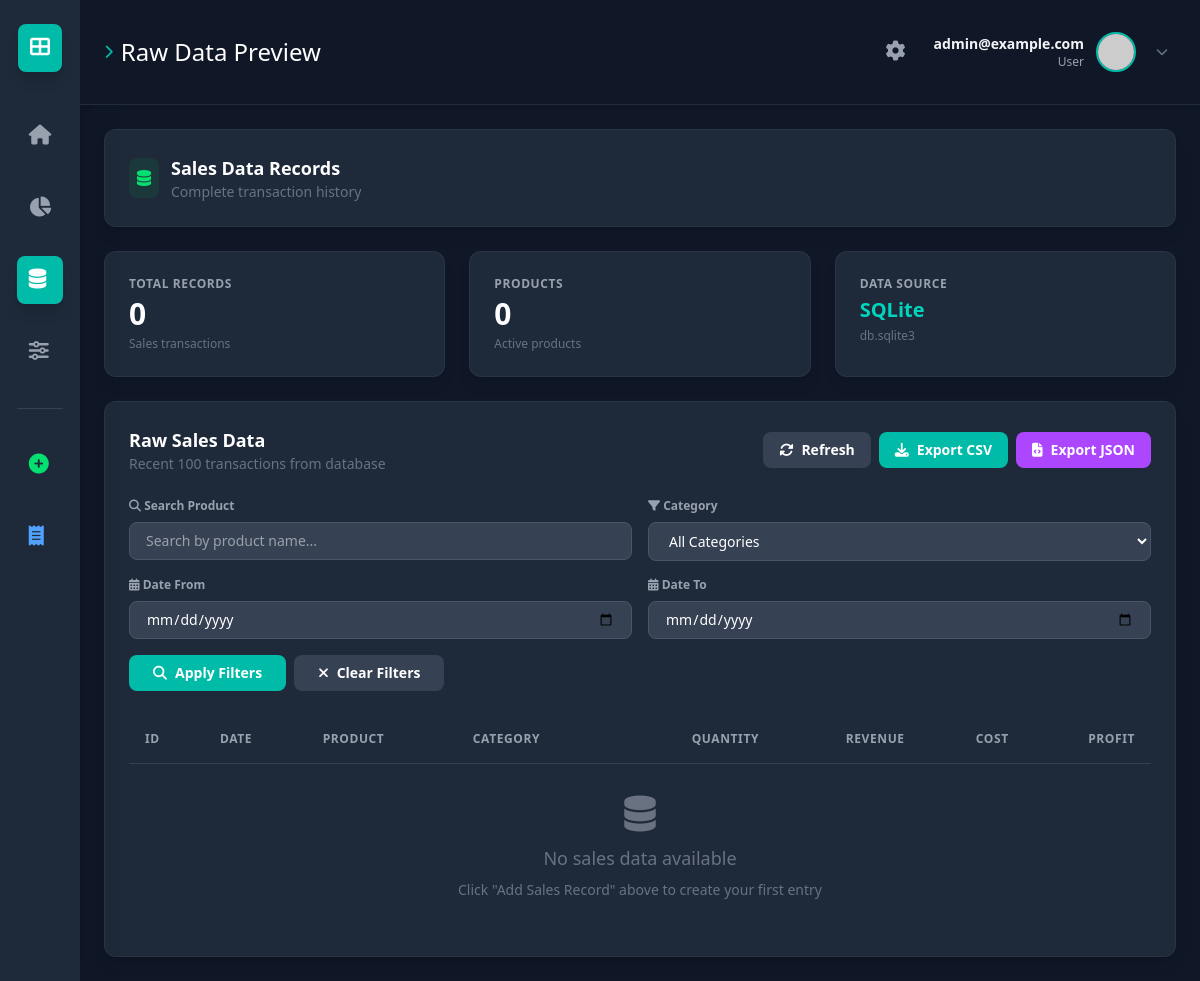
Page /data/ (signed in) on the earlier database version.
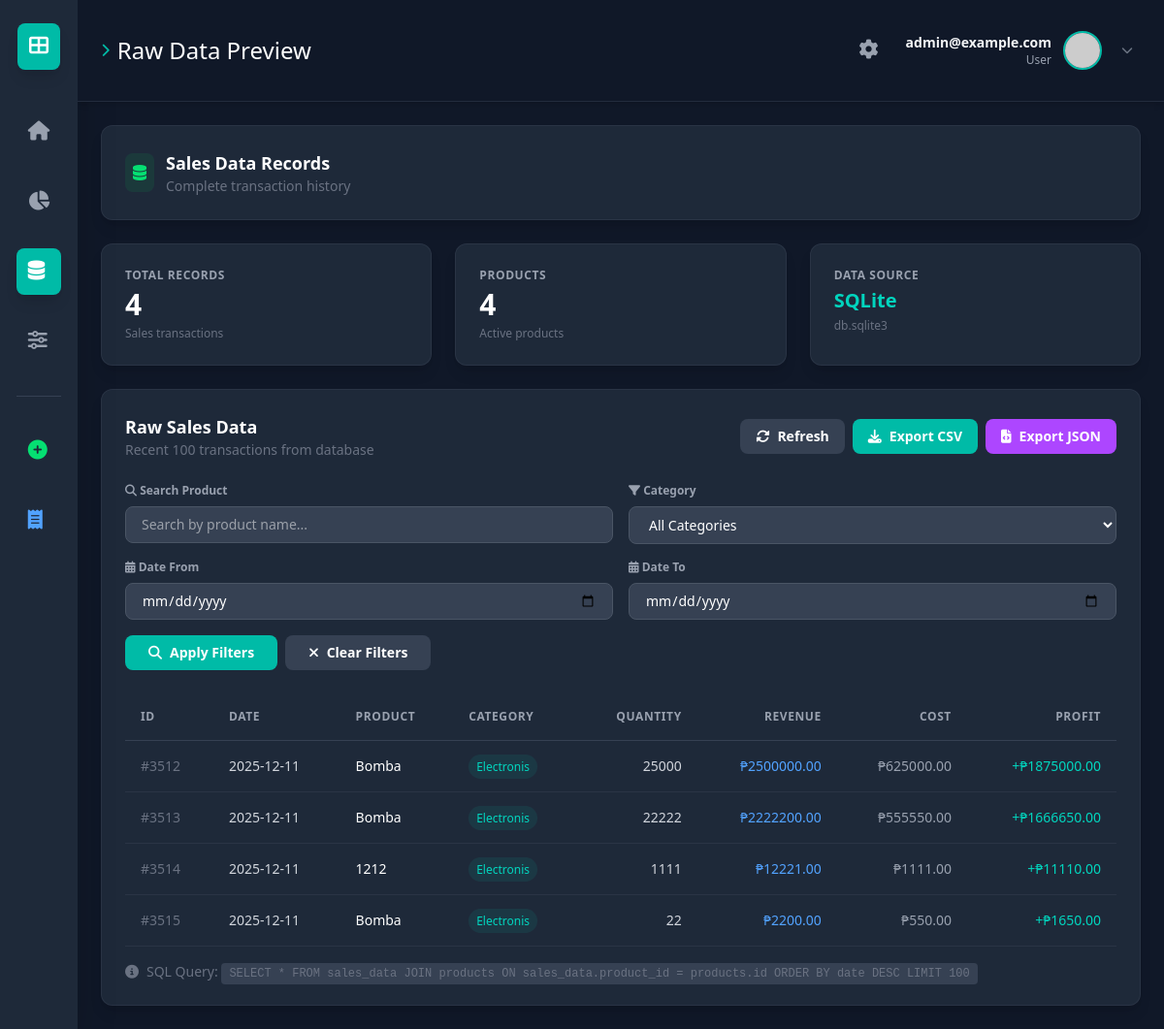
Same page on the later database version.
### dashboard/models.py (models this page shows, shortened)
class SalesData(models.Model):
    product = models.ForeignKey(Product, on_delete=models.CASCADE, related_name='sales')
    date = models.DateField(default=timezone.now)
    quantity = models.IntegerField()
    revenue = models.DecimalField(max_digits=12, decimal_places=2)
    cost = models.DecimalField(max_digits=12, decimal_places=2)
    profit = models.DecimalField(max_digits=12, decimal_places=2)
    class Meta:
        ordering = ['-date']
        verbose_name_plural = "Sales Data"

class Product(models.Model):
    name = models.CharField(max_length=100, unique=True)
    category = models.CharField(max_length=50)
    price = models.DecimalField(max_digits=10, decimal_places=2)
    cost = models.DecimalField(max_digits=10, decimal_places=2)
    class Meta:
        ordering = ['name']

### dashboard/views.py (the view)
# urls.py: path('data/', views.raw_data, name='data'),         # Button 3
@login_required(login_url='login')
def raw_data(request):
    search_query = request.GET.get('search', '')
    category_filter = request.GET.get('category', 'all')
    date_from = request.GET.get('date_from', '')
    date_to = request.GET.get('date_to', '')
    sales_data = SalesData.objects.select_related('product').order_by('-date')
    if search_query:
        sales_data = sales_data.filter(product__name__icontains=search_query)
    if category_filter != 'all':
        sales_data = sales_data.filter(product__category__iexact=category_filter)
    if date_from:
        sales_data = sales_data.filter(date__gte=date_from)
    if date_to:
        sales_data = sales_data.filter(date__lte=date_to)
    categories = Product.objects.values_list('category', flat=True).distinct().order_by('category')
    sales_data = sales_data[:100]
    total_records = SalesData.objects.count()
    total_products = Product.objects.count()
    filtered_count = sales_data.count() if sales_data else 0
    context = {
        'active_page': 'data',
        'sales_data': sales_data,
        'total_records': total_records,
        'total_products': total_products,
        'filtered_count': filtered_count,
        'categories': categories,
        'search_query': search_query,
        'category_filter': category_filter,
        'date_from': date_from,
        'date_to': date_to,
    }
    return render(request, 'dashboard/data.html', context)

### dashboard/templates/dashboard/data.html (shortened to what this page needs)
{% extends 'dashboard/base.html' %}
{% block content %}
<div class="bg-gray-800 p-6 rounded-xl shadow-lg border border-gray-700/50 mb-6">
    <div class="flex items-center gap-3">
        <div class="bg-green-500/10 p-2 rounded-lg text-green-400">
            <i class="fas fa-database"></i>
        </div>
        <div>
            <div class="text-white font-semibold text-lg">Sales Data Records</div>
            <div class="text-gray-500 text-sm">Complete transaction history</div>
        </div>
    </div>
</div>
<div class="grid grid-cols-1 md:grid-cols-3 gap-6 mb-6">
    <div class="bg-gray-800 p-6 rounded-xl shadow-lg border border-gray-700/50">
        <div class="text-gray-400 text-xs font-semibold uppercase tracking-wider mb-1">Total Records</div>
        <div class="text-3xl font-bold text-white">{{ total_records }}</div>
        <div class="text-gray-500 text-xs mt-1">Sales transactions</div>
    </div>
    <div class="bg-gray-800 p-6 rounded-xl shadow-lg border border-gray-700/50">
        <div class="text-gray-400 text-xs font-semibold uppercase tracking-wider mb-1">Products</div>
        <div class="text-3xl font-bold text-white">{{ total_products }}</div>
        <div class="text-gray-500 text-xs mt-1">Active products</div>
    </div>
    <div class="bg-gray-800 p-6 rounded-xl shadow-lg border border-gray-700/50">
        <div class="text-gray-400 text-xs font-semibold uppercase tracking-wider mb-1">Data Source</div>
        <div class="text-xl font-bold text-teal-400">SQLite</div>
        <div class="text-gray-500 text-xs mt-1">db.sqlite3</div>
    </div>
</div>
<div class="bg-gray-800 p-6 rounded-xl shadow-lg border border-gray-700/50 min-h-[60vh]">
    <div class="flex justify-between items-center mb-6">
        <div>
            <h3 class="text-white font-semibold text-lg">Raw Sales Data</h3>
            <p class="text-gray-500 text-sm">Recent 100 transactions from database</p>
        </div>
        <div class="flex gap-2">
            <button onclick="window.location.reload()" class="bg-gray-700 hover:bg-gray-600 text-white text-sm font-semibold py-2 px-4 rounded-lg transition-colors duration-200 flex items-center gap-2">
                <i class="fas fa-sync-alt"></i> Refresh
            </button>
            <a href="{% url 'export_csv' %}" class="bg-teal-500 hover:bg-teal-600 text-white text-sm font-semibold py-2 px-4 rounded-lg transition-colors duration-200 flex items-center gap-2">
                <i class="fas fa-download"></i> Export CSV
            </a>
            <a href="{% url 'export_json' %}" class="bg-purple-500 hover:bg-purple-600 text-white text-sm font-semibold py-2 px-4 rounded-lg transition-colors duration-200 flex items-center gap-2">
                <i class="fas fa-file-code"></i> Export JSON
            </a>
        </div>
    </div>
    <form method="GET" class="mb-6">
        <div class="grid grid-cols-1 md:grid-cols-2 lg:grid-cols-5 gap-4">
            <div class="lg:col-span-2">
                <label class="block text-gray-400 text-xs font-semibold mb-2">
                    <i class="fas fa-search mr-1"></i> Search Product
                </label>
                <input type="text"
                       name="search"
                       value="{{ search_query }}"
                       placeholder="Search by product name..."
                       class="w-full bg-gray-700 text-white px-4 py-2 rounded-lg border border-gray-600 focus:border-teal-500 focus:outline-none text-sm">
            </div>
            <div>
                <label class="block text-gray-400 text-xs font-semibold mb-2">
                    <i class="fas fa-filter mr-1"></i> Category
                </label>
                <select name="category"
                        class="w-full bg-gray-700 text-white px-4 py-2 rounded-lg border border-gray-600 focus:border-teal-500 focus:outline-none text-sm">
                    <option value="all" {% if category_filter == 'all' %}selected{% endif %}>All Categories</option>
                </select>
            </div>
            <div>
                <label class="block text-gray-400 text-xs font-semibold mb-2">
                    <i class="fas fa-calendar-alt mr-1"></i> Date From
                </label>
                <input type="date"
                       name="date_from"
                       value="{{ date_from }}"
                       class="w-full bg-gray-700 text-white px-4 py-2 rounded-lg border border-gray-600 focus:border-teal-500 focus:outline-none text-sm">
            </div>
            <div>
                <label class="block text-gray-400 text-xs font-semibold mb-2">
                    <i class="fas fa-calendar-alt mr-1"></i> Date To
                </label>
                <input type="date"
                       name="date_to"
                       value="{{ date_to }}"
                       class="w-full bg-gray-700 text-white px-4 py-2 rounded-lg border border-gray-600 focus:border-teal-500 focus:outline-none text-sm">
            </div>
        </div>
        <div class="flex gap-2 mt-4">
            <button type="submit"
                    class="bg-teal-500 hover:bg-teal-600 text-white text-sm font-semibold py-2 px-6 rounded-lg transition-colors duration-200 flex items-center gap-2">
                <i class="fas fa-search"></i> Apply Filters
            </button>
            <a href="{% url 'data' %}"
               class="bg-gray-700 hover:bg-gray-600 text-white text-sm font-semibold py-2 px-6 rounded-lg transition-colors duration-200 flex items-center gap-2">
                <i class="fas fa-times"></i> Clear Filters
            </a>
        </div>
    </form>
    <div class="overflow-x-auto">
        <table class="w-full text-left border-collapse">
            <thead>
                <tr class="border-b border-gray-700 text-gray-400 text-xs uppercase tracking-wider">
                    <th class="p-4 font-semibold">ID</th>
                    <th class="p-4 font-semibold">Date</th>
                    <th class="p-4 font-semibold">Product</th>
                    <th class="p-4 font-semibold">Category</th>
                    <th class="p-4 font-semibold text-right">Quantity</th>
                    <th class="p-4 font-semibold text-right">Revenue</th>
                    <th class="p-4 font-semibold text-right">Cost</th>
                    <th class="p-4 font-semibold text-right">Profit</th>
                </tr>
            </thead>
            <tbody class="text-gray-300 text-sm">
                {% for sale in sales_data %}
                <tr class="border-b border-gray-700/50 hover:bg-gray-700/50 transition-colors">
                    <td class="p-4 text-gray-500">#{{ sale.id }}</td>
                    <td class="p-4">{{ sale.date|date:"Y-m-d" }}</td>
                    <td class="p-4 text-white font-medium">{{ sale.product.name }}</td>
                    <td class="p-4">
                        <span class="px-2 py-1 rounded-full text-xs bg-teal-500/10 text-teal-400">
                            {{ sale.product.category|title }}
                        </span>
                    </td>
                    <td class="p-4 text-right">{{ sale.quantity }}</td>
                    <td class="p-4 text-right text-blue-400">₱{{ sale.revenue|floatformat:2 }}</td>
                    <td class="p-4 text-right text-gray-400">₱{{ sale.cost|floatformat:2 }}</td>
                    <td class="p-4 text-right font-medium {% if sale.profit > 0 %}text-teal-400{% else %}text-red-400{% endif %}">
                        {% if sale.profit > 0 %}+{% endif %}₱{{ sale.profit|floatformat:2 }}
                    </td>
                </tr>
                {% empty %}
                <tr>
                    <td colspan="9" class="p-8 text-center text-gray-500">
                        <i class="fas fa-database text-4xl mb-3"></i>
                        <p class="text-lg">No sales data available</p>
                        <p class="text-sm mt-2">Click "Add Sales Record" above to create your first entry</p>
                    </td>
                </tr>
                {% endfor %}
            </tbody>
        </table>
    </div>
    {% if sales_data %}
    <div class="mt-4 text-gray-500 text-sm flex items-center gap-2">
        <i class="fas fa-info-circle"></i>
        <span>SQL Query: <code class="bg-gray-700 px-2 py-1 rounded text-xs">SELECT * FROM sales_data JOIN products ON sales_data.product_id = products.id ORDER BY date DESC LIMIT 100</code></span>
    </div>
    {% endif %}
</div>
{% endblock %}

### dashboard/templates/dashboard/base.html (shortened to what this page needs)
{% load static tailwind_tags %}
<!DOCTYPE html>
<html lang="en">
<head>
    <link rel="stylesheet" href="https://cdnjs.cloudflare.com/ajax/libs/font-awesome/6.4.0/css/all.min.css">
    {% tailwind_css %}
</head>
<body class="bg-gray-900 min-h-screen flex text-gray-200 font-sans">
    <nav class="w-20 bg-gray-800 flex flex-col items-center py-6 shadow-2xl z-10">
        <div class="p-3 bg-teal-500 rounded-lg text-white mb-10 shadow-lg">
            <i class="fas fa-th-large text-xl"></i>
        </div>
        <div class="flex flex-col gap-6">
            <a href="{% url 'sales' %}" class="nav-item p-3 rounded-lg transition-all duration-200
                {% if active_page == 'sales' %}bg-teal-500 text-white shadow-lg{% else %}text-gray-400 hover:bg-gray-700 hover:text-white{% endif %}"
                title="Dashboard">
                <i class="fas fa-home text-xl"></i>
            </a>
            <a href="{% url 'market' %}" class="nav-item p-3 rounded-lg transition-all duration-200
                {% if active_page == 'market' %}bg-teal-500 text-white shadow-lg{% else %}text-gray-400 hover:bg-gray-700 hover:text-white{% endif %}"
                title="Market Share">
                <i class="fas fa-chart-pie text-xl"></i>
            </a>
            <a href="{% url 'data' %}" class="nav-item p-3 rounded-lg transition-all duration-200
                {% if active_page == 'data' %}bg-teal-500 text-white shadow-lg{% else %}text-gray-400 hover:bg-gray-700 hover:text-white{% endif %}"
                title="Sales Data">
                <i class="fas fa-database text-xl"></i>
            </a>
            <a href="{% url 'eval' %}" class="nav-item p-3 rounded-lg transition-all duration-200
                {% if active_page == 'eval' %}bg-teal-500 text-white shadow-lg{% else %}text-gray-400 hover:bg-gray-700 hover:text-white{% endif %}"
                title="Model Evaluation">
                <i class="fas fa-sliders-h text-xl"></i>
            </a>
            <div class="border-t border-gray-700 my-2"></div>
            <a href="{% url 'product_create' %}" class="nav-item p-3 rounded-lg transition-all duration-200
                text-green-400 hover:bg-gray-700 hover:text-green-300"
                title="Add Product">
                <i class="fas fa-plus-circle text-xl"></i>
            </a>
            <a href="{% url 'salesdata_create' %}" class="nav-item p-3 rounded-lg transition-all duration-200
                text-blue-400 hover:bg-gray-700 hover:text-blue-300"
                title="Add Sales Record">
                <i class="fas fa-receipt text-xl"></i>
            </a>
        </div>
    </nav>
    <main class="flex-1 flex flex-col overflow-hidden">
        <header class="bg-gray-900 border-b border-gray-700/50 p-6 flex justify-between items-center shadow-md relative z-20">
    <div class="flex items-center space-x-2 text-xl font-medium text-white">
        <i class="fas fa-chevron-right text-teal-500 text-sm"></i>
        <span class="text-2xl">
            {% if active_page == 'sales' %} Sales Report
            {% elif active_page == 'market' %} Market Shares
            {% elif active_page == 'data' %} Raw Data Preview
            {% elif active_page == 'eval' %} Model Evaluation
            {% endif %}
        </span>
    </div>
    <div class="flex items-center gap-3">
        <button onclick="toggleSettings()" class="p-2 rounded-lg text-gray-400 hover:bg-gray-800 hover:text-white transition-all duration-200">
            <i class="fas fa-cog text-xl"></i>
        </button>
        <div class="relative">
            <button id="user-menu-button" onclick="toggleProfileMenu()" class="flex items-center space-x-3 focus:outline-none bg-transparent hover:bg-gray-800 p-2 rounded-lg transition-colors duration-200">
                <div class="text-right hidden md:block">
                    <div class="font-semibold text-gray-100 text-sm">
                        {% if user.first_name %}
                            {{ user.first_name }} {{ user.last_name }}
                        {% else %}
                            {{ user.username }}
                        {% endif %}
                    </div>
                    <div class="text-xs text-gray-400">User</div>
                </div>
                <img src="https://ui-avatars.com/api/?name={% if user.first_name %}{{ user.first_name }}+{{ user.last_name }}{% else %}{{ user.username }}{% endif %}&background=00c2a2&color=fff"
                     class="h-10 w-10 rounded-full border-2 border-teal-500" alt="User">
                <i class="fas fa-chevron-down text-gray-500 text-xs ml-2 transition-transform duration-200" id="menu-arrow"></i>
            </button>
        </div>
    </div>
</header>
        <div class="flex-1 p-6 overflow-y-auto">
            {% block content %}{% endblock %}
        </div>
    </main>
</body>
</html>

Differences in the rows shown:
added SalesData: id "3512", date "2025-12-11", product.name "Bomba", product.category "Electronis", quantity "25000", revenue "2500000.00", cost "625000.00", profit "1875000.00"
added SalesData: id "3513", date "2025-12-11", product.name "Bomba", product.category "Electronis", quantity "22222", revenue "2222200.00", cost "555550.00", profit "1666650.00"
added SalesData: id "3514", date "2025-12-11", product.name "1212", product.category "Electronis", quantity "1111", revenue "12221.00", cost "1111.00", profit "11110.00"
added SalesData: id "3515", date "2025-12-11", product.name "Bomba", product.category "Electronis", quantity "22", revenue "2200.00", cost "550.00", profit "1650.00"
Other differences:
{{ total_records }}: "0" → "4"
{{ total_products }}: "0" → "4"
text no longer shown: "No sales data available Click \"Add Sales Record\" above to create your first entry"
text now shown: "SQL Query: SELECT * FROM sales_data JOIN products ON sales_data.product_id = products.id ORDER BY date DESC LIMIT 100"
